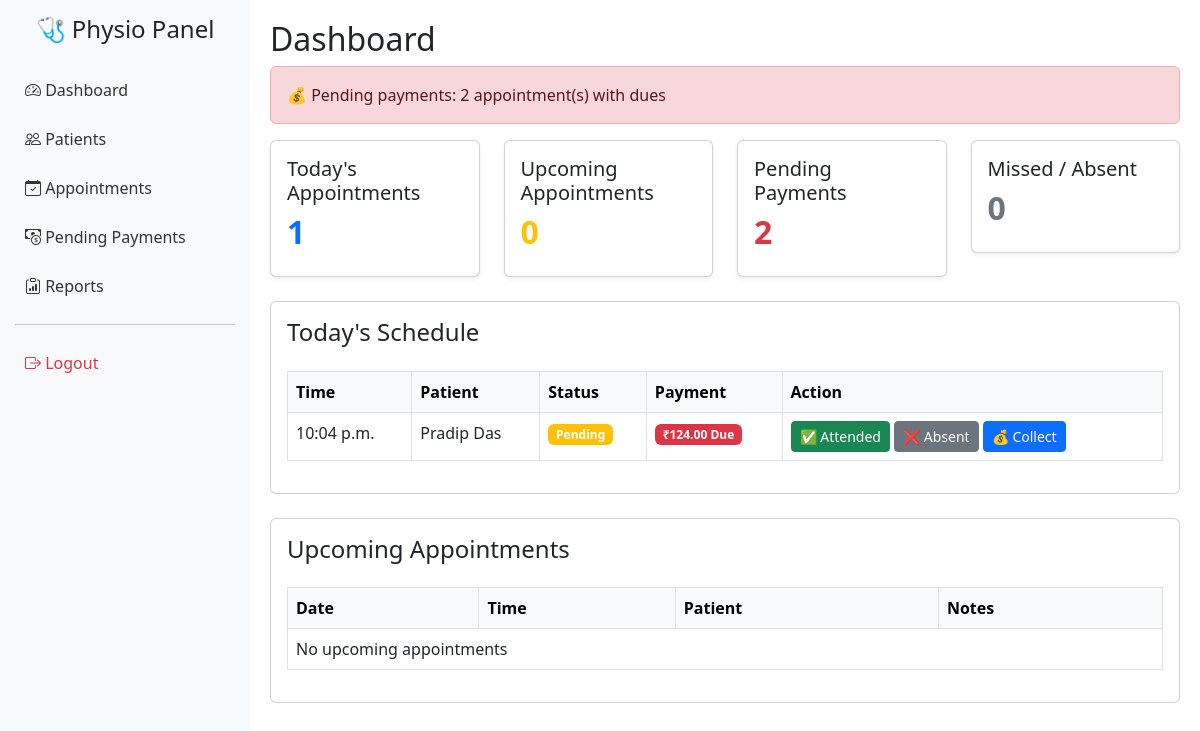
The page /dashboard/ (signed in) on the database its author committed.
### core/models.py (models this page shows, shortened)
class Appointment(models.Model):
    STATUS_CHOICES = [
        ('Pending', 'Pending'),
        ('Attended', 'Attended'),
        ('Absent', 'Absent'),
    ]
    patient = models.ForeignKey(Patient, on_delete=models.CASCADE)
    date = models.DateField()
    time = models.TimeField()
    status = models.CharField(max_length=10, choices=STATUS_CHOICES, default='Pending')
    fee_paid = models.DecimalField(max_digits=8, decimal_places=2, default=0)
    fee_due = models.DecimalField(max_digits=8, decimal_places=2, default=0)
    notes = models.TextField(blank=True, null=True)

class Patient(models.Model):
    STATUS_CHOICES = [
        ('New', 'New'),
        ('Regular', 'Regular'),
        ('Critical', 'Critical'),
    ]
    name = models.CharField(max_length=100)
    contact = models.CharField(max_length=15)
    address = models.TextField(blank=True, null=True)
    medical_notes = models.TextField(blank=True, null=True)
    status = models.CharField(max_length=10, choices=STATUS_CHOICES, default='New')
    total_fee = models.DecimalField(max_digits=8, decimal_places=2, default=0)
    pending_fee = models.DecimalField(max_digits=8, decimal_places=2, default=0)
    notes = models.TextField(blank=True, null=True)

### core/views.py (the view)
# urls.py: path("dashboard/", views.dashboard, name="dashboard"),
@login_required
def dashboard(request):
    today = timezone.localdate()
    todays_appointments = Appointment.objects.filter(date=today).order_by('time')
    upcoming_appointments = Appointment.objects.filter(date__gt=today).order_by('date', 'time')[:7]
    pending_payments = Appointment.objects.filter(fee_due__gt=0).order_by('date')
    missed_appointments = Appointment.objects.filter(date=today, status='Absent')
    missed_today = missed_patients()
    context = {
        'todays_appointments': todays_appointments,
        'upcoming_appointments': upcoming_appointments,
        'pending_payments': pending_payments,
        'missed_appointments': missed_appointments,
        'missed_today': missed_today,
    }
    return render(request, 'dashboard.html', context)

### core/utils.py (called while the page is built)
def missed_patients():
    today = timezone.localdate()
    missed_today = Appointment.objects.filter(date=today, status='Absent')
    return [appt.patient for appt in missed_today]

### templates/dashboard.html (shortened to what this page needs)
{% extends 'base.html' %}
{% block content %}
<h2>Dashboard</h2>
{% if pending_payments %}
<div class="alert alert-danger">
    💰 Pending payments: {{ pending_payments|length }} appointment(s) with dues
</div>
{% endif %}
<div class="row mb-4">
    <div class="col-md-3">
        <div class="card p-3 shadow-sm">
            <h5>Today's Appointments</h5>
            <h2 class="text-primary fw-bold">{{ todays_appointments.count }}</h2>
        </div>
    </div>
    <div class="col-md-3">
        <div class="card p-3 shadow-sm">
            <h5>Upcoming Appointments</h5>
            <h2 class="text-warning fw-bold">{{ upcoming_appointments.count }}</h2>
        </div>
    </div>
    <div class="col-md-3">
        <div class="card p-3 shadow-sm">
            <h5>Pending Payments</h5>
            <h2 class="text-danger fw-bold">{{ pending_payments.count }}</h2>
        </div>
    </div>
    <div class="col-md-3">
        <div class="card p-3 shadow-sm">
            <h5>Missed / Absent</h5>
            <h2 class="text-secondary fw-bold">{{ missed_appointments.count }}</h2>
        </div>
    </div>
</div>
<div class="card p-3 mb-4">
    <h4>Today's Schedule</h4>
    <table class="table table-bordered mt-3">
        <thead class="table-light">
            <tr>
                <th>Time</th>
                <th>Patient</th>
                <th>Status</th>
                <th>Payment</th>
                <th>Action</th>
            </tr>
        </thead>
        <tbody>
            {% for appointment in todays_appointments %}
            <tr class="{% if appointment.status == 'Absent' %}table-danger{% endif %}">
                <td>{{ appointment.time }}</td>
                <td>{{ appointment.patient.name }}</td>
                <td>
                    {% if appointment.status == 'Attended' %}
                        <span class="badge bg-success">{{ appointment.status }}</span>
                    {% elif appointment.status == 'Absent' %}
                        <span class="badge bg-danger">{{ appointment.status }}</span>
                    {% else %}
                        <span class="badge bg-warning">{{ appointment.status }}</span>
                    {% endif %}
                </td>
                <td>
                    {% if appointment.fee_due > 0 %}
                        <span class="badge bg-danger">₹{{ appointment.fee_due }} Due</span>
                    {% else %}
                        <span class="badge bg-success">Paid</span>
                    {% endif %}
                </td>
                <td>
                    <a href="{% url 'mark_attendance' appointment.id 'Attended' %}" class="btn btn-success btn-sm">✅ Attended</a>
                    <a href="{% url 'mark_attendance' appointment.id 'Absent' %}" class="btn btn-secondary btn-sm">❌ Absent</a>
                    <a href="{% url 'collect_payment' appointment.id %}" class="btn btn-primary btn-sm">💰 Collect</a>
                </td>
            </tr>
            {% empty %}
            <tr><td colspan="5">No appointments today</td></tr>
            {% endfor %}
        </tbody>
    </table>
</div>
<div class="card p-3 mb-4">
    <h4>Upcoming Appointments</h4>
    <table class="table table-bordered mt-3">
        <thead class="table-light">
            <tr>
                <th>Date</th>
                <th>Time</th>
                <th>Patient</th>
                <th>Notes</th>
            </tr>
        </thead>
        <tbody>
            {% for appointment in upcoming_appointments %}
            <tr>
                <td>{{ appointment.date }}</td>
                <td>{{ appointment.time }}</td>
                <td>{{ appointment.patient.name }}</td>
                <td>{{ appointment.notes }}</td>
            </tr>
            {% empty %}
            <tr><td colspan="4">No upcoming appointments</td></tr>
            {% endfor %}
        </tbody>
    </table>
</div>
{% endblock %}

### templates/base.html (style rules this page uses)
body { display: flex; }

### rows shown on the page
Appointment: time "10:04 p.m.", patient.name "Pradip Das", status "Pending", fee_due "124.00"

### other values the page prints
{{ pending_payments|length }} "2"
{{ todays_appointments.count }} "1"
{{ upcoming_appointments.count }} "0"
{{ pending_payments.count }} "2"
{{ missed_appointments.count }} "0"
